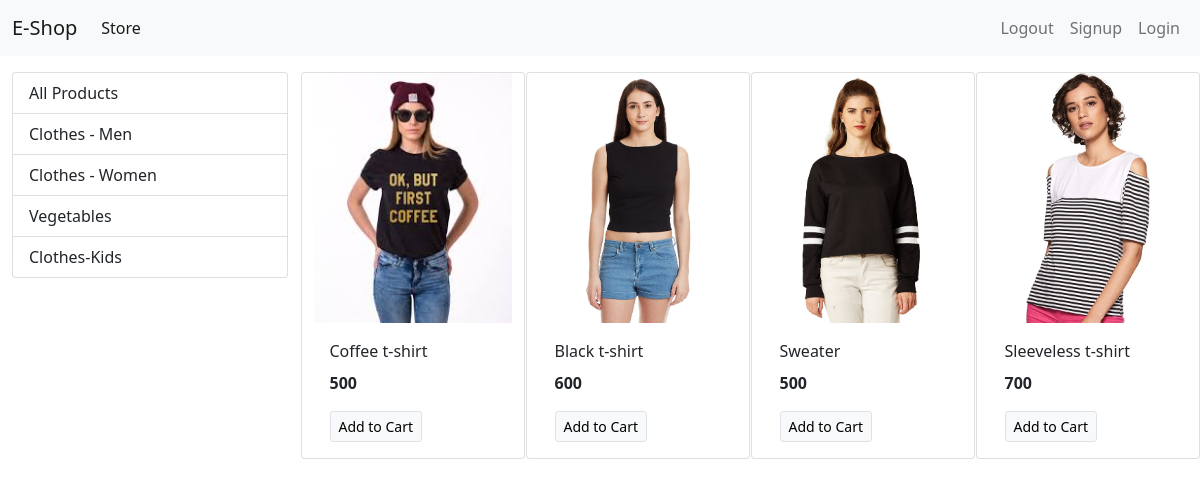
The app's page /?category=2 with its own data.
### store/models/category.py (models this page shows, shortened)
class Category(models.Model):
	name = models.CharField(max_length = 20)
	@staticmethod
	def get_all_categories():
		return Category.objects.all()

### store/models/product.py (models this page shows, shortened)
class Product(models.Model):
	name = models.CharField(max_length=50)
	price = models.IntegerField(default=0)
	category = models.ForeignKey(Category, on_delete=models.CASCADE, default = 1)
	description = models.CharField(max_length=200, default='', null = True, blank = True)
	image = models.ImageField(upload_to='upload/products/')
	@staticmethod
	def get_all_products_by_categoryid(category_id):
		if category_id:
			return Product.objects.filter(category = category_id)
		else:
			return Product.get_all_products();

### store/views.py (the view)
# urls.py: path('', index),
def index(request):
	products = None
	categories = Category.get_all_categories()
	categoryID = request.GET.get('category')
	if categoryID:
		products = Product.get_all_products_by_categoryid(categoryID)
	else:
		products = Product.get_all_products();
	data = {}
	data['products'] = products
	data['categories'] = categories
	return render(request, 'index.html', data)

### store/templates/index.html
   {% extends "base.html" %}
   {% block content %}
<div class="container-fluid mt-3">
  <div class="row">
     <div class="col-lg-3">
       <div class="list-group">
        <a href="/" class="list-group-item list-group-item-action">All Products</a>
         {% for category in categories %}
         <a href="/?category={{category.id}}" class="list-group-item list-group-item-action">{{category.name}}</a>
         {% endfor %}
       </div>
     </div>
    <div id = 'products' class="col-lg-9 mx-auto">
      <div class="row">
        {% for product in products %}
        <div class="card mx-auto mb-3" style="width: 14rem;">
          <img src="{{product.image.url}}" width = "100" height = "250" class="card-img-top" alt="...">
          <div class="card-body">
            <p class="card-title">{{product.name}}</p>
            <p class="card-text"><b>{{product.price}}</b></p>
            <a href="#" class="btn btn-light border btn-sm">Add to Cart</a>
          </div>
        </div>
        {% endfor %}
      </div>
    </div>
    </div>
  </div>
{% endblock %}

### records on screen
Category: name "Clothes - Men"
Category: name "Clothes - Women"
Category: name "Vegetables"
Category: name "Clothes-Kids"
Product: image (picture), name "Coffee t-shirt", price "500"
Product: image (picture), name "Black t-shirt", price "600"
Product: image (picture), name "Sweater", price "500"
Product: image (picture), name "Sleeveless t-shirt", price "700"
